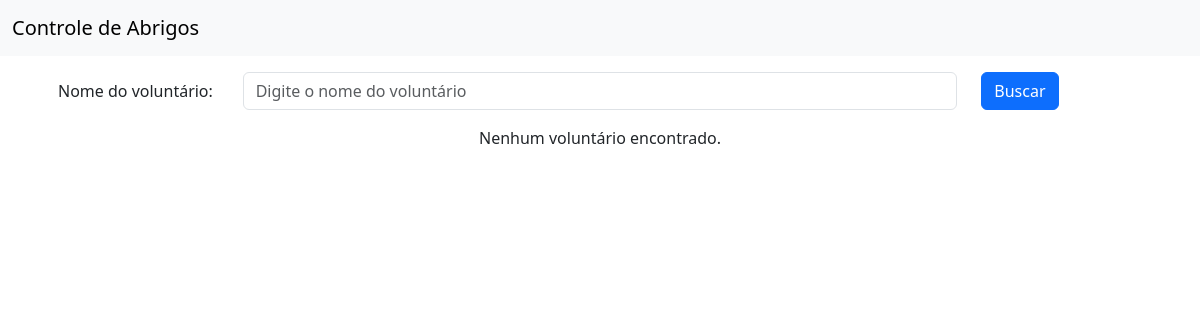
Before: /voluntarios/ with the older database file.
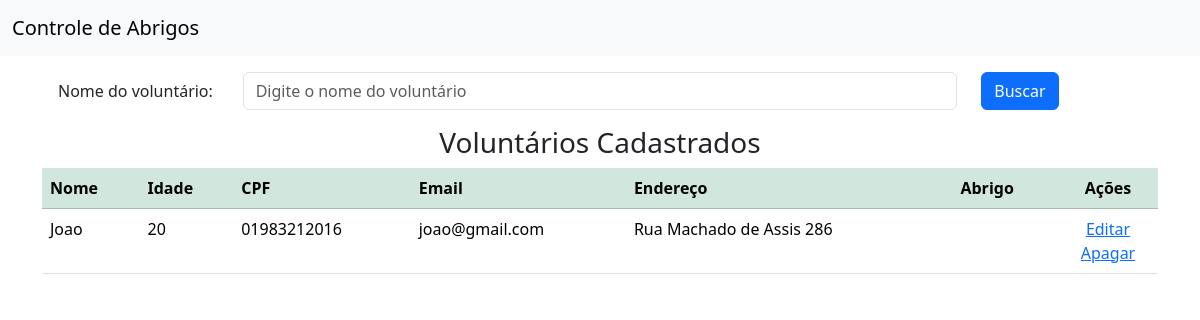
After: the same page with the newer database file.
### voluntarios/models.py (models this page shows, shortened)
class Voluntario(models.Model):
    nome = models.CharField('Nome', max_length=100, help_text='Nome do voluntário')
    idade = models.IntegerField('Idade', help_text='Idade do voluntário')
    cpf = models.CharField('CPF', max_length=11, help_text='CPF do voluntário', unique=True)
    email = models.EmailField('Email', help_text='Email do voluntário')
    endereco = models.CharField('Endereço', max_length=200, help_text='Endereço do voluntário')
    abrigo = models.ForeignKey(abrigo.models.Abrigo, verbose_name=' Abrigo', help_text='Nome do abrigo',
                               on_delete=models.CASCADE, related_name='abrigo')
    class Meta:
        verbose_name = 'Voluntário'
        verbose_name_plural = 'Voluntários'

### voluntarios/views.py (the view)
# urls.py: path('voluntarios/', VoluntariosView.as_view(), name='voluntarios'),
class VoluntariosView(ListView):
    model = Voluntario
    template_name = 'voluntarios.html'
    def get_queryset(self):
        buscar = self.request.GET.get('buscar')
        qs = super(VoluntariosView, self).get_queryset()
        if buscar:
            return qs.filter(nome__icontains=buscar)
        if qs.count() > 0:
            paginator = Paginator(qs, 1)
            listagem = paginator.get_page(self.request.GET.get('page'))
            return listagem
        else:
            messages.info(self.request, 'Não existem voluntários cadastrados')
            return qs

### voluntarios/templates/voluntarios.html (shortened to what this page needs)
{% extends 'inicial.html' %}
{% load django_bootstrap5 %}
{% load static %}
{% block content %}
    <section class="section">
        <div class="container">
            <form action="" method="GET">
                <div class="form-group row p-3">
                    <label class="col-sm-2 col-form-label">Nome do voluntário: </label>
                    <div class="col-sm-8">
                        <input class="form-control" type="text" name="buscar" value="{{ request.GET.buscar }}"
                               placeholder="Digite o nome do voluntário">
                    </div>
                    <div class="col-sm-2">
                        <button type="submit" class="btn btn-primary">
                            Buscar
                        </button>
                    </div>
                </div>
            </form>
            {% if object_list %}
                <div class="card-body">
                    <h3 class="text-center">Voluntários Cadastrados</h3>
                    <div class="table-responsive">
                        <table class="table table-hover">
                            <thead class="table-success">
                                <th>Nome</th>
                                <th>Idade</th>
                                <th>CPF</th>
                                <th>Email</th>
                                <th>Endereço</th>
                                <th>Abrigo</th>
                                <th style="width: 100px; text-align: center">Ações</th>
                            </thead>
                            <tbody>
                                {% for voluntario in object_list %}
                                    <tr>
                                        <td> {{ voluntario.nome }} </td>
                                        <td> {{ voluntario.idade }} </td>
                                        <td> {{ voluntario.cpf }} </td>
                                        <td> {{ voluntario.email }} </td>
                                        <td> {{ voluntario.endereco }} </td>
                                        <td> {{ voluntario.abrigo }} </td>
                                        <td style="text-align: center">
                                            <a href="{% url 'voluntario_editar' voluntario.pk %}">
                                                <span class="icon">
                                                     Editar
                                                </span>
                                            </a>
                                            <a href="{% url 'voluntario_apagar' voluntario.pk %}">
                                                <span class="icon">
                                                     Apagar
                                                </span>
                                            </a>
                                        </td>
                                    </tr>
                                {% endfor %}
                            </tbody>
                        </table>
                    </div>
                </div>
            {% else %}
                <p class="text-center">Nenhum voluntário encontrado.</p>
            {% endif %}
        </div>
    </section>
{% endblock %}

Changed rows visible on the page:
added Voluntario: nome "Joao", idade "20", cpf "01983212016", email "joao@gmail.com", endereco "Rua Machado de Assis 286"
Other visible differences:
text no longer shown: "Nenhum voluntário encontrado."
text now shown: "Voluntários Cadastrados Nome Idade CPF Email Endereço Abrigo Ações"
